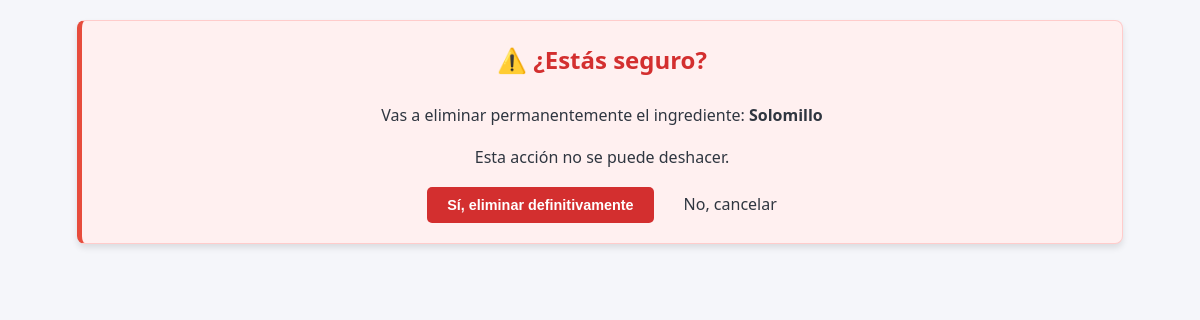
Page /ingredientes/1/eliminar on the earlier database version.
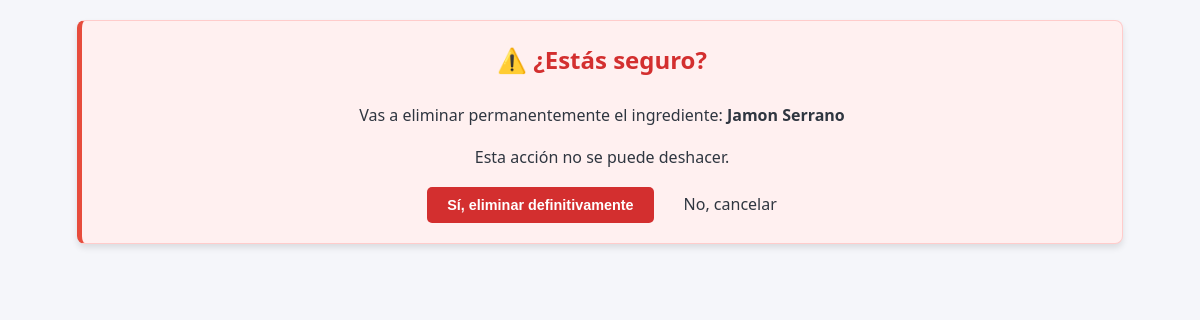
Same page on the later database version.
### recetasApp/models.py (models this page shows, shortened)
class Ingrediente(models.Model):
    nombre=models.CharField(max_length=100)
    categoria=models.ForeignKey(CategoriaIngrediente, on_delete=models.CASCADE)
    lactosa=models.ForeignKey(Lactosa, on_delete=models.CASCADE,default=False)
    cantidad=models.ForeignKey(Cantidad, on_delete=models.CASCADE)

### recetasApp/views.py (the view)
# urls.py: path('ingredientes/<int:pk>/eliminar',views.ingrediente_eliminar,name='ingrediente_eliminar'),
def ingrediente_eliminar(request, pk):
    ingrediente=get_object_or_404(Ingrediente,pk=pk)
    if request.method=='POST':
        ingrediente.delete()
        return redirect('ingredientes_list')
    else:
        return render(request,'recetasApp/ingrediente_eliminar.html',{'ingrediente':ingrediente})

### recetasApp/templates/recetasApp/ingrediente_eliminar.html (shortened to what this page needs)
{% extends 'recetasApp/base.html' %}
{% block content %}
    <div class="alert-danger">
    <h2 style="color: #d32f2f;">⚠️ ¿Estás seguro?</h2>
    <p>Vas a eliminar permanentemente el ingrediente: <strong>{{ ingrediente.nombre }}</strong></p>
    <p>Esta acción no se puede deshacer.</p>
    <form method="post">
        <button type="submit" style="background-color: #d32f2f; color: white; padding: 10px 20px; border: none; cursor: pointer;">
            Sí, eliminar definitivamente
        </button>
        <a href="{% url 'ingredientes_list' %}" style="margin-left: 15px;">
        No, cancelar
        </a>
    </form>
    </div>
{% endblock %}

Differences in the rows shown:
changed Ingrediente: nombre "Solomillo" → "Jamon Serrano"
